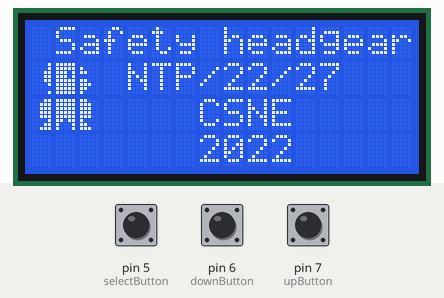
This sketch was run on a simulated Arduino Uno, built with avr-gcc and run on an emulated ATmega328P. On the bench: 16×4 character LCD. Inputs (shaded band) come from the test bench; at power-on: pin 5 (selectButton) HIGH, pin 6 (downButton) HIGH, pin 7 (upButton) HIGH. No radio packets arrive unless stated.

Above: at 0.2 s.
At 2.3 s:
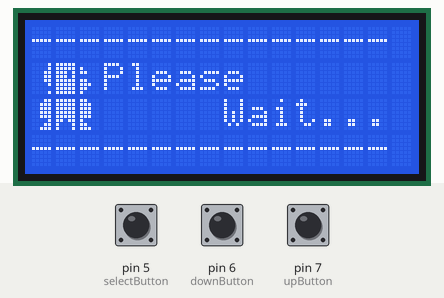
At 10.5 s:
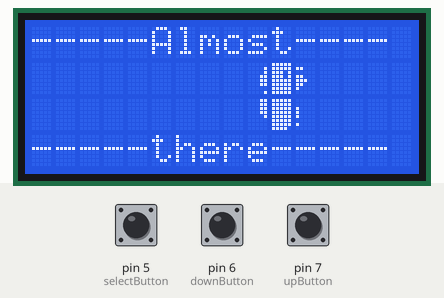
At 18.2 s:
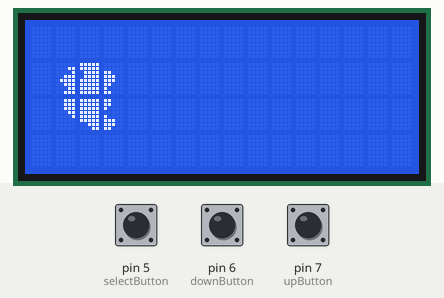
At 18.9 s:
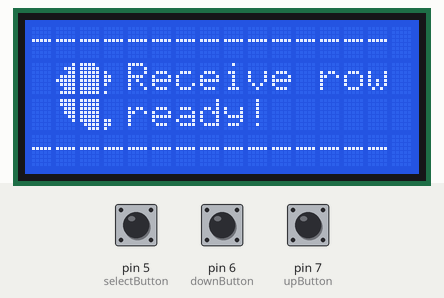
At 20.9 s:
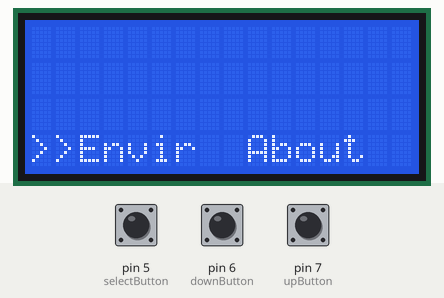

Measured:
- what the display in image 1 shows lasts 5.0 s, from 2.3 s to 7.3 s
- what the display in image 4 shows lasts 2.0 s, from 18.8 s to 20.8 s

The sketch:

Ctrl_unit.ino
```cpp
//Include needed Libraries at beginning
#include "nRF24L01.h" // NRF24L01 library created by TMRh20 https://github.com/TMRh20/RF24
#include "RF24.h"
#include "SPI.h"

#include <Wire.h>
#include <LiquidCrystal_I2C.h>

LiquidCrystal_I2C lcd(0x27, 16, 4);

RF24 radio(9, 10); // NRF24L01 used SPI pins + Pin 9 and 10 on the UNO
const uint64_t pipe = 0xE6E6E6E6E6E6; // Needs to be the same for communicating between 2 NRF24L01

float accl[7]; //accleration and the temperatur

int upButton = 7;
int downButton = 6;
int selectButton = 5;
int menu = 1;


// setting animation speed (delay between frames)
int x = 300;
// setting time for Man waiting
int y = 3000;

// START setting all the pixel-art
//setting pixels for standing man:
//step 1 of 1:
  byte stepA1[8] = {B00011,B00111,B00111,B00111,B00111,B00001,B00011,B00111};
  byte stepA2[8] = {B00001,B00001,B00011,B00011,B00011,B00001,B00000,B00001};
  byte stepA3[8] = {B11111,B11111,B11111,B11111,B11111,B11011,B10001,B10001};
  byte stepA4[8] = {B11111,B11111,B11101,B11101,B11111,B11111,B11111,B11111};
  byte stepA5[8] = {B11000,B11100,B11100,B11100,B11100,B10000,B11000,B11100};
  byte stepA6[8] = {B00000,B10000,B11000,B00000,B11000,B11100,B11000,B10000};

//setting pixels for running man right:
//step 1 of 3:
  byte stepB1[8] = {B00011,B00011,B00011,B00011,B00001,B00000,B00000,B00000};
  byte stepB2[8] = {B00000,B00001,B00001,B00011,B00011,B00011,B00000,B00001};
  byte stepB3[8] = {B11111,B11111,B11111,B11111,B11111,B11111,B11111,B11110};
  byte stepB4[8] = {B11111,B11111,B11101,B11101,B11111,B11111,B11111,B11111};
  byte stepB5[8] = {B00000,B00000,B10000,B10000,B10000,B00000,B10000,B00000};
  byte stepB6[8] = {B00000,B11000,B00000,B11000,B11100,B11000,B10000,B00000};

//step 2 of 3
  byte stepC1[8] = {B11111,B11111,B11101,B00011,B00111,B01111,B01111,B00111};
  byte stepC2[8] = {B00000,B00001,B00001,B00011,B00011,B00011,B00000,B00111};
  byte stepC3[8] = {B11111,B11111,B11111,B11111,B11111,B10011,B00000,B00000};
  byte stepC4[8] = {B11111,B11111,B11101,B11101,B11111,B11111,B11111,B11111};
  byte stepC5[8] = {B11110,B11110,B01100,B11100,B11100,B11100,B00000,B00000};
  byte stepC6[8] = {B00000,B11000,B00000,B11000,B11100,B11000,B10000,B00000};

//step 3 of 3
  byte stepD1[8] = {B00001,B00011,B00111,B00111,B00111,B01111,B01100,B00000};
  byte stepD2[8] = {B00000,B00000,B00001,B00001,B00011,B00011,B00011,B00000};
  byte stepD3[8] = {B11111,B11111,B11111,B11111,B11111,B11111,B11110,B11111};
  byte stepD4[8] = {B00000,B11111,B11111,B11101,B11101,B11111,B11111,B11111};
  byte stepD5[8] = {B10000,B11000,B10000,B00000,B00000,B00000,B00000,B00000};
  byte stepD6[8] = {B00000,B00000,B11000,B00000,B11000,B11100,B11000,B10000};

//setting pixels for man slipping right
//step 1 of 3
  byte slipA1[8] = {B00111,B00111,B00011,B00011,B00001,B01111,B01111,B00111};
  byte slipA2[8] = {B00000,B00011,B00111,B01111,B01111,B00111,B00011,B00111};
  byte slipA3[8] = {B11111,B11111,B11111,B11111,B11111,B11111,B11000,B10000};
  byte slipA4[8] = {B11111,B11111,B11101,B11101,B11111,B11111,B11111,B11111};
  byte slipA5[8] = {B11000,B11000,B10000,B00000,B00000,B00000,B00000,B00000};
  byte slipA6[8] = {B00000,B11000,B00000,B11100,B11100,B11000,B10000,B11000};

//step 2 of 3
  byte slipB1[8] = {B00011,B00011,B00001,B00001,B00000,B00111,B00111,B00011};
  byte slipB2[8] = {B00000,B00001,B00011,B00111,B00111,B00011,B00001,B00011};
  byte slipB3[8] = {B11111,B11111,B11111,B11111,B11111,B11111,B11100,B11000};
  byte slipB4[8] = {B11111,B11111,B11110,B11110,B11111,B11111,B11111,B11111};
  byte slipB5[8] = {B11100,B11100,B11000,B10000,B10000,B00000,B00000,B00000};
  byte slipB6[8] = {B00000,B11000,B10000,B11100,B11110,B11100,B11000,B11100};

//step 3 of 3
  byte slipC1[8] = {B00001,B00001,B00000,B00000,B00000,B00011,B00011,B00001};
  byte slipC2[8] = {B00000,B00000,B00001,B00011,B00011,B00001,B00000,B00001};
  byte slipC3[8] = {B11111,B11111,B11111,B11111,B11111,B11111,B11110,B11100};
  byte slipC4[8] = {B01111,B11111,B11111,B11111,B11111,B11111,B11111,B11111};
  byte slipC5[8] = {B11110,B11110,B11100,B11000,B11000,B10000,B00000,B00000};
  byte slipC6[8] = {B10000,B11100,B11000,B11110,B11111,B11110,B11100,B11110};

//setting pixels for man running left
//step 1 of 3
  byte stepE1[8] = {B00000,B00001,B00001,B00001,B00000,B00000,B00001,B00000};
  byte stepE2[8] = {B00000,B00011,B00000,B00011,B00111,B00011,B00001,B00000};
  byte stepE3[8] = {B11111,B11111,B11111,B11111,B11111,B11111,B11111,B01111};
  byte stepE4[8] = {B11111,B11111,B10111,B10111,B11111,B11111,B11111,B11111};
  byte stepE5[8] = {B11000,B11000,B11000,B11000,B10000,B00000,B00000,B00000};
  byte stepE6[8] = {B00000,B10000,B10000,B11000,B11000,B11000,B10000,B10000};

//step 2 of 3
  byte stepF1[8] = {B01111,B01111,B01100,B00111,B00111,B00111,B00000,B00000};
  byte stepF2[8] = {B00000,B00011,B00000,B00011,B00111,B00011,B00001,B00000};
  byte stepF3[8] = {B11111,B11111,B11111,B11111,B11111,B11001,B00000,B00000};
  byte stepF4[8] = {B11111,B11111,B10111,B10111,B11111,B11111,B11111,B11111};
  byte stepF5[8] = {B11111,B11111,B10111,B11000,B11100,B11110,B11110,B11100};
  byte stepF6[8] = {B00000,B10000,B10000,B11000,B11000,B11000,B00000,B11100};

//step 3 of 3
  byte stepG1[8] = {B00001,B00011,B00001,B00000,B00000,B00000,B00000,B00000};
  byte stepG2[8] = {B00000,B00000,B00011,B00000,B00011,B00111,B00011,B00001};
  byte stepG3[8] = {B11111,B11111,B11111,B11111,B11111,B11111,B01111,B11111};
  byte stepG4[8] = {B00000,B11111,B11111,B10111,B10111,B11111,B11111,B11111};
  byte stepG5[8] = {B10000,B11000,B11100,B11100,B11100,B11110,B00110,B00000};
  byte stepG6[8] = {B00000,B00000,B10000,B10000,B11000,B11000,B11000,B00000};

//setting pixels for man slipping left
//step 1 of 3
  byte slipD1[8] = {B00011,B00011,B00001,B00000,B00000,B00000,B00000,B00000};
  byte slipD2[8] = {B00000,B00001,B00000,B00011,B00111,B00011,B00001,B00011};
  byte slipD3[8] = {B11111,B11111,B11111,B11111,B11111,B11111,B00011,B00001};
  byte slipD4[8] = {B11111,B11111,B10111,B10111,B11111,B11111,B11111,B11111};
  byte slipD5[8] = {B11100,B11100,B11000,B11000,B10000,B11110,B11110,B11100};
  byte slipD6[8] = {B00000,B11000,B11100,B11110,B11110,B11100,B11000,B11100};

//step 2 of 3
  byte slipE1[8] = {B00111,B00111,B00111,B00011,B00001,B00000,B00000,B00000};
  byte slipE2[8] = {B00000,B00011,B00001,B00111,B01111,B00111,B00011,B00111};
  byte slipE3[8] = {B11111,B11111,B11111,B11111,B11111,B11111,B00111,B00011};
  byte slipE4[8] = {B11111,B11111,B01111,B01111,B11111,B11111,B11111,B11111};
  byte slipE5[8] = {B11000,B11000,B10000,B00000,B10000,B11100,B11100,B11000};
  byte slipE6[8] = {B00000,B00000,B11000,B11100,B11100,B11000,B10000,B11000};

//step 3 of 3
  byte slipF1[8] = {B01111,B01111,B00111,B00111,B00011,B00001,B00000,B00000};
  byte slipF2[8] = {B00001,B00111,B00011,B01111,B11111,B01111,B00111,B01111};
  byte slipF3[8] = {B11111,B11111,B11111,B11111,B11111,B11111,B01111,B00111};
  byte slipF4[8] = {B11110,B11111,B11111,B11111,B11111,B11111,B11111,B11111};
  byte slipF5[8] = {B00000,B00000,B00000,B00000,B00000,B11000,B11000,B10000};
  byte slipF6[8] = {B00000,B00000,B10000,B11000,B11000,B10000,B00000,B10000};
// END setting all the pixel-art


void setup() { //VOID function

 // set up the LCD's number of columns and rows:
 lcd.init();
 lcd.backlight();
 // clear the LCD screen:
 lcd.clear();

 // get the standing man part on the screen:
    standingMan();
        // delay(y);
    lcd.setCursor(1,0);
    lcd.print("Safety headgear");

   lcd.setCursor(4,1);//Changed row
   lcd.print("NTP/22/27");

   lcd.setCursor(7-4,2);//Changed row
   lcd.print("CSNE");

   lcd.setCursor(7-4,3);//Changed row
   lcd.print("2022");

   delay(2000);
   lcd.clear();
   standingMan();
       // delay(y);

   //Aditinally added line(----)
   lcd.setCursor(0,0);
   lcd.print("---------------");
   lcd.setCursor(0-4,3);
   lcd.print("---------------");

   lcd.setCursor(3,1);
   lcd.print("Please");
   lcd.setCursor(8-4,2);//Changed row
   lcd.print("Wait...");
   delay(5000);
        lcd.clear();

  //start the Man animation:
     // run to the the right:
        runningManR();
     // slip to the right:
        ManslipR();
     // now run to the left:
        runningManL();
     // slip to the left:
        ManslipL();

    //Aditinally added line(----)
    lcd.setCursor(0,0);
    lcd.print("---------------");
    lcd.setCursor(0-4,3);
    lcd.print("---------------");

    lcd.setCursor(4, 1);
    lcd.print("Receive row");
    lcd.setCursor(4-4, 2);
    lcd.print("ready!");
     delay(2000);

     radio.begin(); // Start the NRF24L01
     // Max power
   //radio.setPALevel( RF24_PA_MAX ) ;

     // Min speed (for better range I presume)
     radio.setDataRate( RF24_250KBPS ) ;

     // 8 bits CRC
   //radio.setCRCLength( RF24_CRC_8 ) ;

     // increase the delay between retries & # of retries
   //radio.setRetries(15, 15);
     radio.setAutoAck(false);
     radio.openReadingPipe(1, pipe); // Get NRF24L01 ready to receive
     radio.startListening(); // Listen to see if information received

  pinMode(upButton, INPUT_PULLUP);
  pinMode(downButton, INPUT_PULLUP);
  pinMode(selectButton, INPUT_PULLUP);
  updateMenu();
}

// START putting al the pixel-art we defined before in his place for each animation part
// standing man animation part
void standingMan(){
  int a = 0;
  int b = a + 1;
  int c = a + 2;
  lcd.createChar(1, stepA1);
  lcd.createChar(2, stepA2);
  lcd.createChar(3, stepA3);
  lcd.createChar(4, stepA4);
  lcd.createChar(5, stepA5);
  lcd.createChar(6, stepA6);
  lcd.setCursor(a-4,2);//Changed row
  lcd.write(1);
  lcd.setCursor(a,1);
  lcd.write(2);
  lcd.setCursor(b-4,2);//Changed row
  lcd.write(3);
  lcd.setCursor(b,1);
  lcd.write(4);
  lcd.setCursor(c-4,2);//Changed row
  lcd.write(5);
  lcd.setCursor(c,1);
  lcd.write(6);
}

// running man to the right animation part
void runningManR() {
  for (int a=0;a<11;a+=4){
  int b = a + 1;
  int c = a + 2;
  int d = a + 3;
  int e = a + 4;
  int f = a + 5;
  int g = a + 6;
  lcd.clear();

  //Aditinally added line(----)
  //Aditinally added word(Almost there)
  lcd.setCursor(0,0);
  lcd.print("-----Almost----");
  lcd.setCursor(-4,3);
  lcd.print("-----there-----");

  lcd.createChar(1, stepB1);
  lcd.createChar(2, stepB2);
  lcd.createChar(3, stepB3);
  lcd.createChar(4, stepB4);
  lcd.createChar(5, stepB5);
  lcd.createChar(6, stepB6);
  lcd.setCursor(b-4,2);//Changed row
  lcd.write(1);
  lcd.setCursor(b,1);
  lcd.write(2);
  lcd.setCursor(c-4,2);//Changed row
  lcd.write(3);
  lcd.setCursor(c,1);
  lcd.write(4);
  lcd.setCursor(d-4,2);//Changed row
  lcd.write(5);
  lcd.setCursor(d,1);
  lcd.write(6);
  delay(x);
  lcd.clear();

  //Aditinally added line(----)
  //Aditinally added word(Almost there)
  lcd.setCursor(0,0);
  lcd.print("-----Almost----");
  lcd.setCursor(-4,3);
  lcd.print("-----there-----");

  lcd.createChar(1, stepC1);
  lcd.createChar(2, stepC2);
  lcd.createChar(3, stepC3);
  lcd.createChar(4, stepC4);
  lcd.createChar(5, stepC5);
  lcd.createChar(6, stepC6);
  lcd.setCursor(c-4,2);//Changed row
  lcd.write(1);
  lcd.setCursor(c,1);
  lcd.write(2);
  lcd.setCursor(d-4,2);//Changed row
  lcd.write(3);
  lcd.setCursor(d,1);
  lcd.write(4);
  lcd.setCursor(e-4,2);//Changed row
  lcd.write(5);
  lcd.setCursor(e,1);
  lcd.write(6);
  delay(x);
  lcd.clear();

  //Aditinally added line(----)
  //Aditinally added word(Almost there)
  lcd.setCursor(0,0);
  lcd.print("-----Almost----");
  lcd.setCursor(-4,3);
  lcd.print("-----there-----");

  lcd.createChar(1, stepB1);
  lcd.createChar(2, stepB2);
  lcd.createChar(3, stepB3);
  lcd.createChar(4, stepB4);
  lcd.createChar(5, stepB5);
  lcd.createChar(6, stepB6);
  lcd.setCursor(d-4,2);//Changed row
  lcd.write(1);
  lcd.setCursor(d,1);
  lcd.write(2);
  lcd.setCursor(e-4,2);//Changed row
  lcd.write(3);
  lcd.setCursor(e,1);
  lcd.write(4);
  lcd.setCursor(f-4,2);//Changed row
  lcd.write(5);
  lcd.setCursor(f,1);
  lcd.write(6);
  delay(x);
  lcd.clear();

  //Aditinally added line(----)
  //Aditinally added word(Almost there)
  lcd.setCursor(0,0);
  lcd.print("-----Almost----");
  lcd.setCursor(-4,3);
  lcd.print("-----there-----");

  lcd.createChar(1, stepD1);
  lcd.createChar(2, stepD2);
  lcd.createChar(3, stepD3);
  lcd.createChar(4, stepD4);
  lcd.createChar(5, stepD5);
  lcd.createChar(6, stepD6);
  lcd.setCursor(e-4,2);//Changed row
  lcd.write(1);
  lcd.setCursor(e,1);
  lcd.write(2);
  lcd.setCursor(f-4,2);//Changed row
  lcd.write(3);
  lcd.setCursor(f,1);
  lcd.write(4);
  lcd.setCursor(g-4,2);//Changed row
  lcd.write(5);
  lcd.setCursor(g,1);
  lcd.write(6);
  delay(x);
  }
}

// slipping man the the right animation part
void ManslipR(){
  int a = 13;
  int b = a + 1;
  int c = a + 2;
  lcd.clear();

  //Aditinally added line(----)
  //Aditinally added word(Almost there)
  lcd.setCursor(0,0);
  lcd.print("-----Almost----");
  lcd.setCursor(-4,3);
  lcd.print("-----there-----");

  lcd.createChar(1, slipA1);
  lcd.createChar(2, slipA2);
  lcd.createChar(3, slipA3);
  lcd.createChar(4, slipA4);
  lcd.createChar(5, slipA5);
  lcd.createChar(6, slipA6);
  lcd.setCursor(a-4,2);//Changed row
  lcd.write(1);
  lcd.setCursor(a,1);
  lcd.write(2);
  lcd.setCursor(b-4,2);//Changed row
  lcd.write(3);
  lcd.setCursor(b,1);
  lcd.write(4);
  lcd.setCursor(c-4,2);//Changed row
  lcd.write(5);
  lcd.setCursor(c,1);
  lcd.write(6);
  delay(x);
  lcd.clear();

  //Aditinally added line(----)
  //Aditinally added word(Almost there)
  lcd.setCursor(0,0);
  lcd.print("-----Almost----");
  lcd.setCursor(-4,3);
  lcd.print("-----there-----");

  lcd.createChar(1, slipB1);
  lcd.createChar(2, slipB2);
  lcd.createChar(3, slipB3);
  lcd.createChar(4, slipB4);
  lcd.createChar(5, slipB5);
  lcd.createChar(6, slipB6);
  lcd.setCursor(a-4,2);//Changed row
  lcd.write(1);
  lcd.setCursor(a,1);
  lcd.write(2);
  lcd.setCursor(b-4,2);//Changed row
  lcd.write(3);
  lcd.setCursor(b,1);
  lcd.write(4);
  lcd.setCursor(c-4,2);//Changed row
  lcd.write(5);
  lcd.setCursor(c,1);
  lcd.write(6);
  delay(x);
  lcd.createChar(1, slipC1);
  lcd.createChar(2, slipC2);
  lcd.createChar(3, slipC3);
  lcd.createChar(4, slipC4);
  lcd.createChar(5, slipC5);
  lcd.createChar(6, slipC6);
  lcd.setCursor(a-4,2);//Changed row
  lcd.write(1);
  lcd.setCursor(a,1);
  lcd.write(2);
  lcd.setCursor(b-4,2);//Changed row
  lcd.write(3);
  lcd.setCursor(b,1);
  lcd.write(4);
  lcd.setCursor(c-4,2);//Changed row
  lcd.write(5);
  lcd.setCursor(c,1);
  lcd.write(6);
  delay(x);
}

// running man to the left animation part
void runningManL(){
  for (int a=16;a>4;a-=4){
  int b = a - 1;
  int c = a - 2;
  int d = a - 3;
  int e = a - 4;
  int f = a - 5;
  int g = a - 6;
  lcd.clear();

  //Aditinally added line(----)
  //Aditinally added word(Almost there)
  lcd.setCursor(0,0);
  lcd.print("-----Almost----");
  lcd.setCursor(-4,3);
  lcd.print("-----there-----");

  lcd.createChar(1, stepE1);
  lcd.createChar(2, stepE2);
  lcd.createChar(3, stepE3);
  lcd.createChar(4, stepE4);
  lcd.createChar(5, stepE5);
  lcd.createChar(6, stepE6);
  lcd.setCursor(d-4,2);//Changed row
  lcd.write(1);
  lcd.setCursor(d,1);
  lcd.write(2);
  lcd.setCursor(c-4,2);//Changed row
  lcd.write(3);
  lcd.setCursor(c,1);
  lcd.write(4);
  lcd.setCursor(b-4,2);//Changed row
  lcd.write(5);
  lcd.setCursor(b,1);
  lcd.write(6);
  delay(x);
  lcd.clear();

  //Aditinally added line(----)
  //Aditinally added word(Almost there)
  lcd.setCursor(0,0);
  lcd.print("-----Almost----");
  lcd.setCursor(-4,3);
  lcd.print("-----there-----");

  lcd.createChar(1, stepF1);
  lcd.createChar(2, stepF2);
  lcd.createChar(3, stepF3);
  lcd.createChar(4, stepF4);
  lcd.createChar(5, stepF5);
  lcd.createChar(6, stepF6);
  lcd.setCursor(e-4,2);//Changed row
  lcd.write(1);
  lcd.setCursor(e,1);
  lcd.write(2);
  lcd.setCursor(d-4,2);//Changed row
  lcd.write(3);
  lcd.setCursor(d,1);
  lcd.write(4);
  lcd.setCursor(c-4,2);//Changed row
  lcd.write(5);
  lcd.setCursor(c,1);
  lcd.write(6);
  delay(x);
  lcd.clear();

  //Aditinally added line(----)
  //Aditinally added word(Almost there)
  lcd.setCursor(0,0);
  lcd.print("-----Almost----");
  lcd.setCursor(-4,3);
  lcd.print("-----there-----");

  lcd.createChar(1, stepE1);
  lcd.createChar(2, stepE2);
  lcd.createChar(3, stepE3);
  lcd.createChar(4, stepE4);
  lcd.createChar(5, stepE5);
  lcd.createChar(6, stepE6);
  lcd.setCursor(f-4,2);//Changed row
  lcd.write(1);
  lcd.setCursor(f,1);
  lcd.write(2);
  lcd.setCursor(e-4,2);//Changed row
  lcd.write(3);
  lcd.setCursor(e,1);
  lcd.write(4);
  lcd.setCursor(d-4,2);//Changed row
  lcd.write(5);
  lcd.setCursor(d,1);
  lcd.write(6);
  delay(x);
  lcd.clear();

  //Aditinally added line(----)
  //Aditinally added word(Almost there)
  lcd.setCursor(0,0);
  lcd.print("-----Almost----");
  lcd.setCursor(-4,3);
  lcd.print("-----there-----");

  lcd.createChar(1, stepG1);
  lcd.createChar(2, stepG2);
  lcd.createChar(3, stepG3);
  lcd.createChar(4, stepG4);
  lcd.createChar(5, stepG5);
  lcd.createChar(6, stepG6);
  lcd.setCursor(g-4,2);//Changed row
  lcd.write(1);
  lcd.setCursor(g,1);
  lcd.write(2);
  lcd.setCursor(f-4,2);//Changed row
  lcd.write(3);
  lcd.setCursor(f,1);
  lcd.write(4);
  lcd.setCursor(e-4,2);//Changed row
  lcd.write(5);
  lcd.setCursor(e,1);
  lcd.write(6);
  delay(x);
  }
}

// slipping man to the leftt animation part
void ManslipL(){
  int a = 1;
  int b = a + 1;
  int c = a + 2;
  lcd.clear();

  //Aditinally added line(----)
  //Aditinally added word(Almost there)
  lcd.setCursor(0,0);
  lcd.print("-----Almost----");
  lcd.setCursor(-4,3);
  lcd.print("-----there-----");

  lcd.createChar(1, slipD1);
  lcd.createChar(2, slipD2);
  lcd.createChar(3, slipD3);
  lcd.createChar(4, slipD4);
  lcd.createChar(5, slipD5);
  lcd.createChar(6, slipD6);
  lcd.setCursor(a-4,2);//Changed row
  lcd.write(1);
  lcd.setCursor(a,1);
  lcd.write(2);
  lcd.setCursor(b-4,2);//Changed row
  lcd.write(3);
  lcd.setCursor(b,1);
  lcd.write(4);
  lcd.setCursor(c-4,2);//Changed row
  lcd.write(5);
  lcd.setCursor(c,1);
  lcd.write(6);
  delay(x);
  lcd.clear();

  //In this place didn't add any charaters as before.(Almostthere, ---)

  lcd.createChar(1, slipE1);
  lcd.createChar(2, slipE2);
  lcd.createChar(3, slipE3);
  lcd.createChar(4, slipE4);
  lcd.createChar(5, slipE5);
  lcd.createChar(6, slipE6);
  lcd.setCursor(a-4,2);//Changed row
  lcd.write(1);
  lcd.setCursor(a,1);
  lcd.write(2);
  lcd.setCursor(b-4,2);//Changed row
  lcd.write(3);
  lcd.setCursor(b,1);
  lcd.write(4);
  lcd.setCursor(c-4,2);//Changed row
  lcd.write(5);
  lcd.setCursor(c,1);
  lcd.write(6);
  delay(x);
  lcd.createChar(1, slipF1);
  lcd.createChar(2, slipF2);
  lcd.createChar(3, slipF3);
  lcd.createChar(4, slipF4);
  lcd.createChar(5, slipF5);
  lcd.createChar(6, slipF6);
  lcd.setCursor(a-4,2);//Changed row
  lcd.write(1);
  lcd.setCursor(a,1);
  lcd.write(2);
  lcd.setCursor(b-4,2);//Changed row
  lcd.write(3);
  lcd.setCursor(b,1);
  lcd.write(4);
  lcd.setCursor(c-4,2);//Changed row
  lcd.write(5);
  lcd.setCursor(c,1);
  lcd.write(6);
  delay(x);
}

void loop() { //LOOP

   while (radio.available()){
      radio.read(&accl, sizeof(accl));

      lcd.setCursor(0,0);
      lcd.print("Dist:");
      lcd.setCursor(5,0);
      lcd.print(accl[0]);

      lcd.setCursor(0,1);
      lcd.print("Dist:");
      lcd.setCursor(5,1);
      lcd.print(accl[1]);

      lcd.setCursor(-4,2);
      lcd.print("Air:");
      lcd.setCursor(1,2);
      lcd.print(accl[4]);
       //delay(1000);
 }

  if (!digitalRead(downButton)){
    menu++;
    updateMenu();
    delay(100);
    while (!digitalRead(downButton));
  }
  if (!digitalRead(upButton)){
    menu--;
    updateMenu();
    delay(100);
    while(!digitalRead(upButton));
  }
  if (!digitalRead(selectButton)){
    executeAction();
    updateMenu();
    delay(100);
    while (!digitalRead(selectButton));
  }

}

void updateMenu() {
  switch (menu) {
    case 0:
      menu = 1;
      break;
    case 1:
      lcd.clear();
      lcd.setCursor(-4, 3);
      lcd.print(">>Envir");
      lcd.setCursor(3, 3);
      lcd.print("  About");
      break;
    case 2:
      lcd.clear();
      lcd.setCursor(-4, 3);
      lcd.print("  Envir");
      lcd.setCursor(3, 3);
      lcd.print(">>About");
      break;
    case 3:
      menu = 2;
      break;
  }
}

void executeAction() {
  switch (menu) {
    case 1:
      action1();
      break;
    case 2:
      action2();
      break;

  }
}

void action1() {
  lcd.clear();

  lcd.setCursor(0, 0);
  lcd.print("Tmp:");
  lcd.setCursor(5, 0);
  lcd.print(accl[5]);

  lcd.setCursor(0, 1);
  lcd.print("Lng:");
  lcd.setCursor(5, 1);
  lcd.print(accl[3]);

  lcd.setCursor(-4, 2);
  lcd.print("Lat:");
  lcd.setCursor(1, 2);
  lcd.print(accl[2]);

   lcd.setCursor(-4, 3);
  lcd.print("Prs:");
  lcd.setCursor(1, 3);
  lcd.print(accl[6]);

  //pacM();//PACMAN function
  delay(1500);
}
void action2() {
  lcd.clear();

  lcd.print("  > 2nd Page <");
  lcd.setCursor(0, 1);
  lcd.print("NTP/22/27");
  pacM();//PACMAN function
  delay(1500);
}

//PACMAN function
void pacM() {

uint8_t pacman[8] = {0b00000,0b00000,0b01110,0b11011,0b11111,0b01110,0b00000,0b00000};
uint8_t pacmanOpen[] = {0b00000,0b00000,0b01110,0b11011,0b11100,0b01110,0b00000,0b00000};
uint8_t dot[] = {0b00000,0b00000,0b00000,0b00110,0b00110,0b00000,0b00000,0b00000};

  lcd.createChar(1, pacman);
  lcd.createChar(2, dot);
  //lcd.begin(20, 4);

 for (int i =-2 ; i < 10; i++) {
    lcd.setCursor(i, 3);
    lcd.print("\1");
    for (int j = i + 1; j < 10; j++) {
      lcd.setCursor(j, 3);
      lcd.print("\2");
    }
    lcd.createChar(1, pacman);
    delay(200);
    lcd.createChar(1, pacmanOpen);
    delay(200);
    lcd.setCursor(i, 3);
    lcd.print(" ");
  }
  //delay(1000);
}
```
